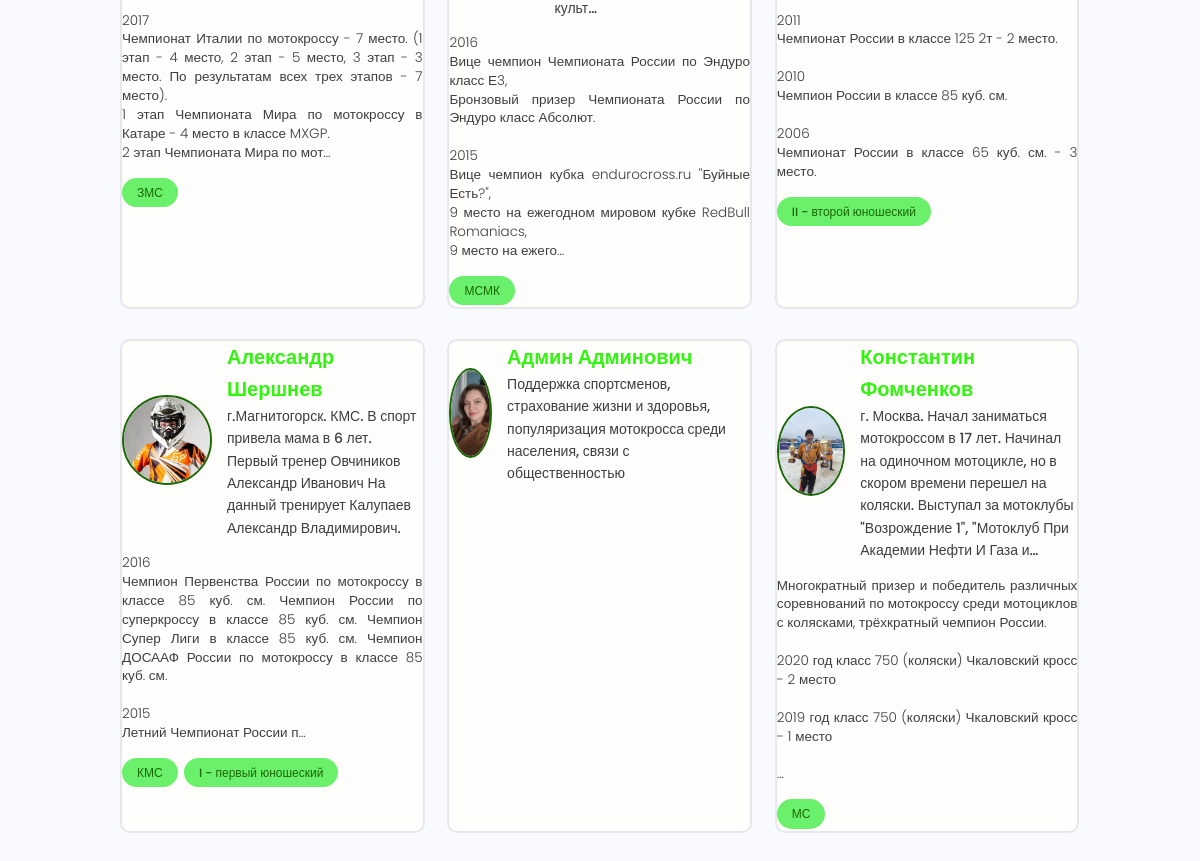
/users/ (middle part), run on an earlier commit of the app's database.
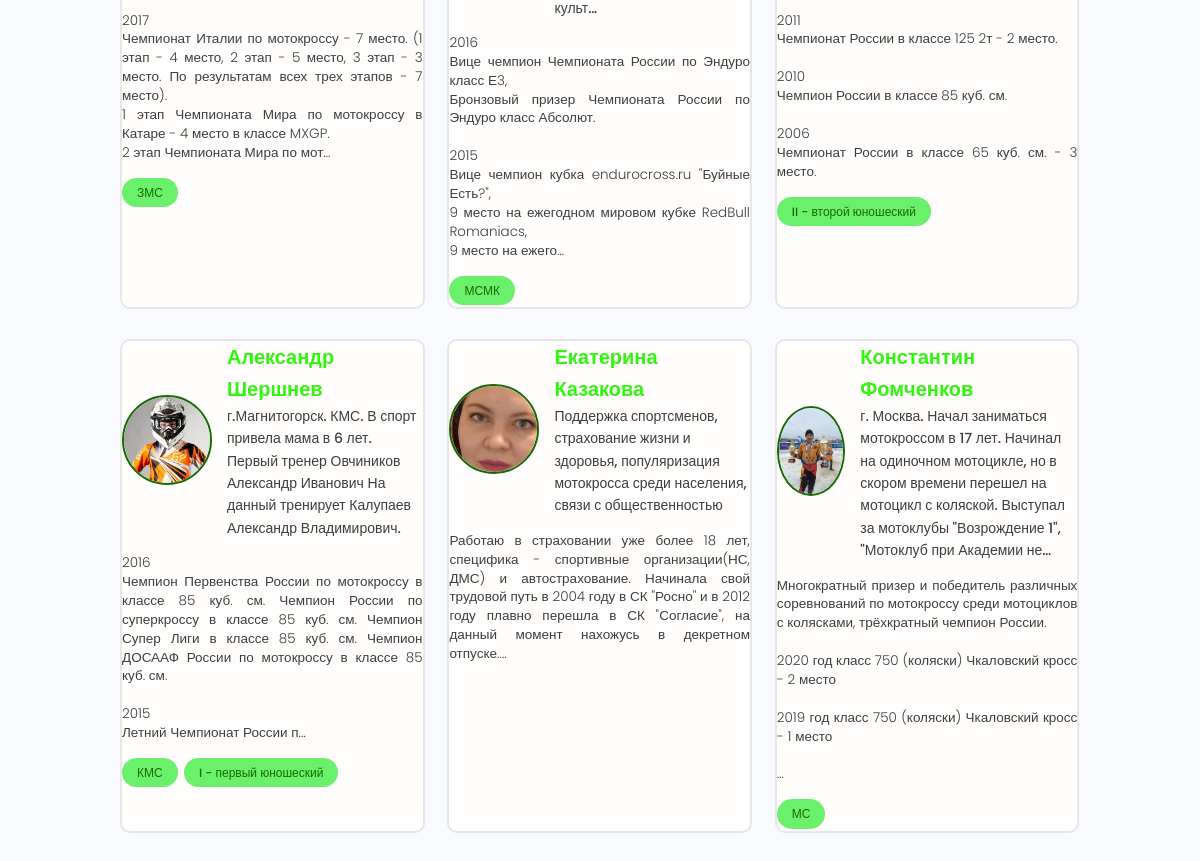
And on a later commit of the database.
### users/models.py (models this page shows, shortened)
class Profiles(models.Model):
    user = models.OneToOneField(User, on_delete=models.CASCADE, null=True, blank=True)
    name = models.CharField(max_length=200, null=True, blank=True)
    email = models.EmailField(max_length=200, null=True, blank=True)
    username = models.CharField(max_length=200, null=True, blank=True)
    short_info = models.CharField(max_length=300, null=True, blank=True)
    bio = models.TextField(null=True, blank=True)
    profile_image = models.ImageField(upload_to='profiles/', blank=True, null=True,
                                      default='profiles/user-default.png')
    social_youtube = models.CharField(max_length=200, null=True, blank=True)
    social_vk = models.CharField(max_length=200, null=True, blank=True)
    created = models.DateTimeField(auto_now_add=True)

### users/views.py (the view)
# urls.py: path('', views.profiles, name='profiles'),
def profiles(request):
    users, search_query = search_profiles(request)
    context = {'profiles': users, 'search_query': search_query}
    return render(request, 'users/index.html', context)

### users/models.py (called while the page is built)
    def __str__(self):
        return self.name

### users/utils.py (called while the page is built)
def search_profiles(request):
    search_query = ''
    if request.GET.get('search_query'):
        search_query = request.GET.get('search_query')
    skills = Skill.objects.filter(name__iexact=search_query)
    users = Profiles.objects.distinct().filter(Q(name__icontains=search_query) |
                                              Q(short_info__icontains=search_query) |
                                              Q(skill__in=skills))
    return users, search_query

### users/templates/users/index.html (shortened to what this page needs)
{% extends 'blogs/base.html' %}
{% block content %}
<main class="home">
    <section class="devlist">
      <div class="container">
        <div class="grid grid--three">
          {% for profile in profiles %}
          <div class="column card">
            <div class="dev">
              <a href="{% url 'user_profile' profile.id %}" class="card__body">
                <div class="dev__profile">
                  <img class="avatar avatar--md" src="{{ profile.profile_image.url | default_if_none:'#' }}" alt="image" />
                  <div class="dev__meta">
                    <h3>{{ profile.name }}</h3>
                    <h5>{{ profile.short_info | truncatechars:200 }}</h5>
                  </div>
                </div>
                <p class="dev__info">
                  {{ profile.bio | truncatechars:250 | linebreaksbr }}
                </p>
                <div class="dev__skills">
                  {% for skill in profile.skill_set.all %}
                  <span class="tag tag--pill tag--main">
                    <small>{{ skill }}</small>
                  </span>
                  {% endfor %}
                </div>
              </a>
            </div>
          </div>
          {% endfor %}
        </div>
      </div>
    </section>
  </main>
 {% endblock %}

What changed in the data, as far as the page shows it:
changed Profiles: profile_image: a different picture; name "Админ Админович" → "Екатерина Казакова"; bio (not shown) → "Работаю в страховании уже более 18 лет, специфика - спортивные организации(НС, ДМС) и автострахование. Начинала свой трудовой путь в 2004 году в СК \"Росно\" и в 2012 году плавно перешла в СК \"Согласие\", на данный момент нахожусь в декретном отпуске.…"
changed Profiles "Константин Фомченков": short_info "…скором времени перешел на коляски. Выступал за мотоклубы \"Возрождение 1\", \"Мотоклуб При Академии Нефти И Газа и…" → "…скором времени перешел на мотоцикл с коляской. Выступал за мотоклубы \"Возрождение 1\", \"Мотоклуб при Академии не…"
